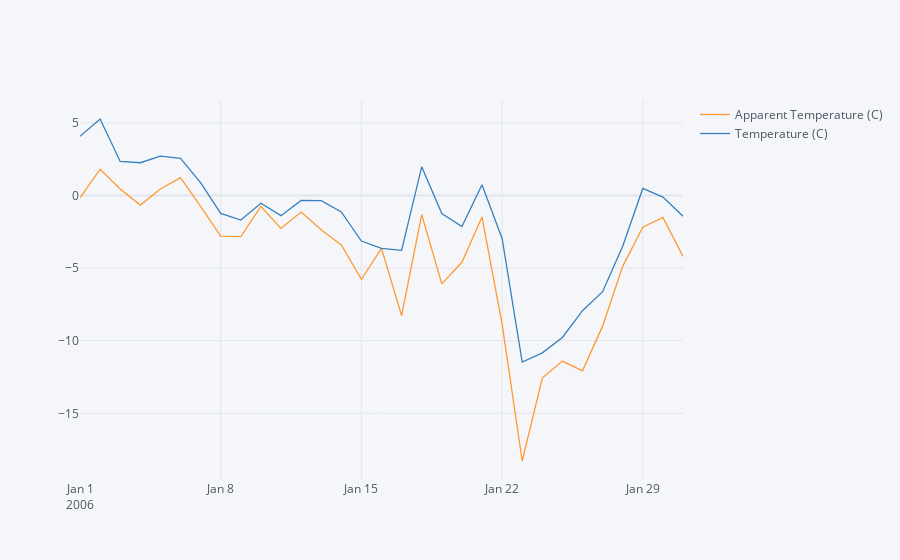

Write notebook code for a chart like this one.
### Code cell
jan2006 = df2['2006-01-01':'2006-01-31']
jan2006.iplot(y=['Apparent Temperature (C)','Temperature (C)'])
